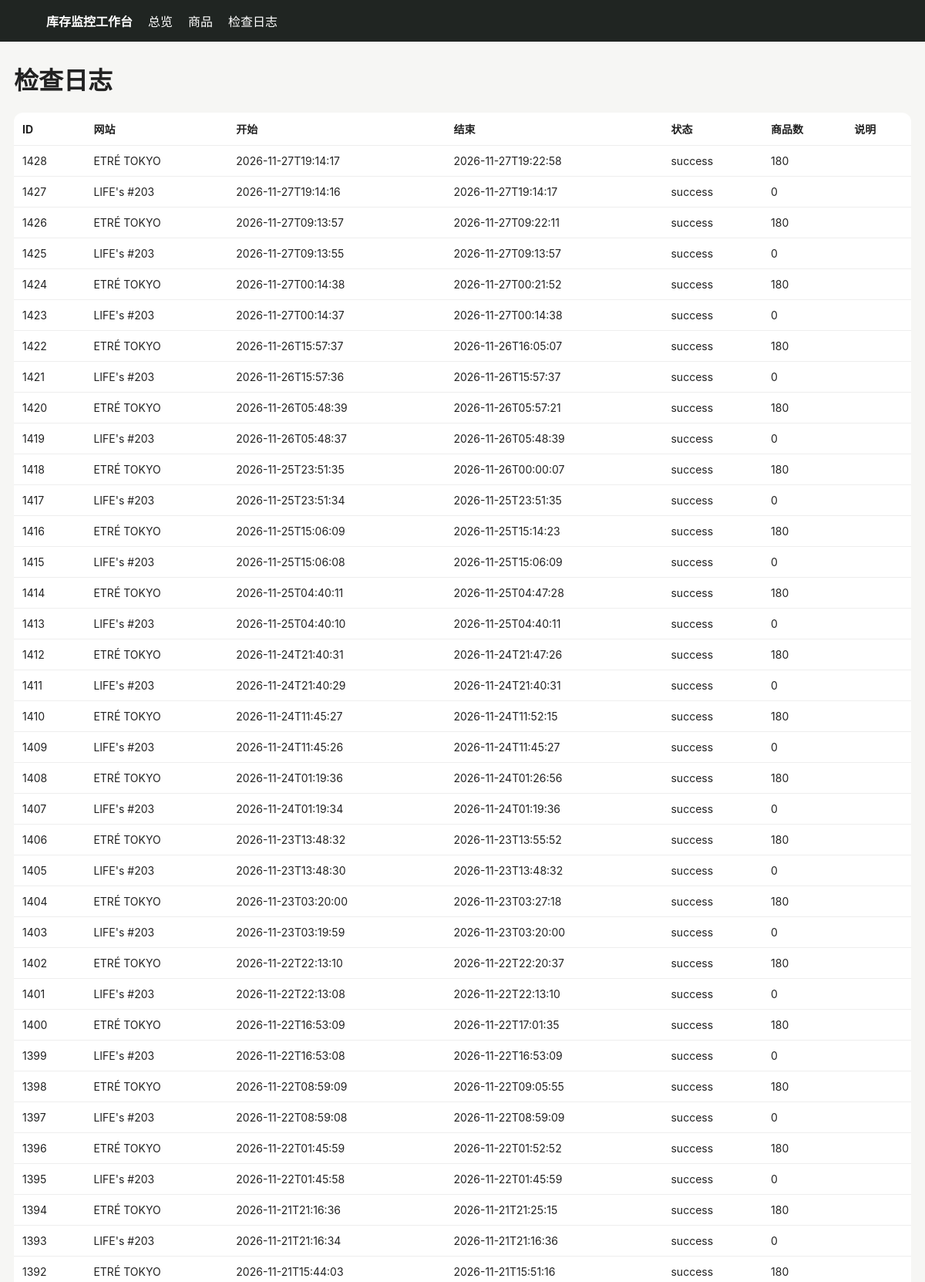
Page /logs (upper part) on the committed database.
### tables this page shows
CREATE TABLE runs (
 id INTEGER PRIMARY KEY AUTOINCREMENT,
 site TEXT NOT NULL,
 started_at TEXT NOT NULL,
 finished_at TEXT,
 status TEXT NOT NULL,
 product_count INTEGER DEFAULT 0,
 message TEXT
);

### app/main.py (the view)
@app.get("/logs")
def logs(request: Request):
    with conn() as c:
        rows=c.execute("SELECT * FROM runs ORDER BY id DESC LIMIT 100").fetchall()
    return templates.TemplateResponse("logs.html", {"request":request,"rows":rows})

### app/templates/logs.html
{% extends "base.html" %}{% block content %}<h1>检查日志</h1><table><tr><th>ID</th><th>网站</th><th>开始</th><th>结束</th><th>状态</th><th>商品数</th><th>说明</th></tr>{% for r in rows %}<tr><td>{{r.id}}</td><td>{{r.site}}</td><td>{{r.started_at}}</td><td>{{r.finished_at}}</td><td>{{r.status}}</td><td>{{r.product_count}}</td><td>{{r.message}}</td></tr>{% endfor %}</table>{% endblock %}

### app/templates/base.html (style rules this page uses)
body { font-family:-apple-system,BlinkMacSystemFont,"Segoe UI",sans-serif;background:#f6f6f4;color:#222;margin:0 }
table { width:100%;border-collapse:collapse;background:#fff;border-radius:12px;overflow:hidden }
th,td { padding:11px;border-bottom:1px solid #eee;text-align:left;font-size:14px }

### rows in the picture
runs: id "1428", site "ETRÉ TOKYO", started_at "2026-11-27T19:14:17", finished_at "2026-11-27T19:22:58", status "success", product_count "180"
runs: id "1427", site "LIFE's #203", started_at "2026-11-27T19:14:16", finished_at "2026-11-27T19:14:17", status "success", product_count "0"
runs: id "1426", site "ETRÉ TOKYO", started_at "2026-11-27T09:13:57", finished_at "2026-11-27T09:22:11", status "success", product_count "180"
runs: id "1425", site "LIFE's #203", started_at "2026-11-27T09:13:55", finished_at "2026-11-27T09:13:57", status "success", product_count "0"
runs: id "1424", site "ETRÉ TOKYO", started_at "2026-11-27T00:14:38", finished_at "2026-11-27T00:21:52", status "success", product_count "180"
runs: id "1423", site "LIFE's #203", started_at "2026-11-27T00:14:37", finished_at "2026-11-27T00:14:38", status "success", product_count "0"
runs: id "1422", site "ETRÉ TOKYO", started_at "2026-11-26T15:57:37", finished_at "2026-11-26T16:05:07", status "success", product_count "180"
runs: id "1421", site "LIFE's #203", started_at "2026-11-26T15:57:36", finished_at "2026-11-26T15:57:37", status "success", product_count "0"
runs: id "1420", site "ETRÉ TOKYO", started_at "2026-11-26T05:48:39", finished_at "2026-11-26T05:57:21", status "success", product_count "180"
runs: id "1419", site "LIFE's #203", started_at "2026-11-26T05:48:37", finished_at "2026-11-26T05:48:39", status "success", product_count "0"
runs: id "1418", site "ETRÉ TOKYO", started_at "2026-11-25T23:51:35", finished_at "2026-11-26T00:00:07", status "success", product_count "180"
runs: id "1417", site "LIFE's #203", started_at "2026-11-25T23:51:34", finished_at "2026-11-25T23:51:35", status "success", product_count "0"
runs: id "1416", site "ETRÉ TOKYO", started_at "2026-11-25T15:06:09", finished_at "2026-11-25T15:14:23", status "success", product_count "180"
runs: id "1415", site "LIFE's #203", started_at "2026-11-25T15:06:08", finished_at "2026-11-25T15:06:09", status "success", product_count "0"
runs: id "1414", site "ETRÉ TOKYO", started_at "2026-11-25T04:40:11", finished_at "2026-11-25T04:47:28", status "success", product_count "180"
runs: id "1413", site "LIFE's #203", started_at "2026-11-25T04:40:10", finished_at "2026-11-25T04:40:11", status "success", product_count "0"
runs: id "1412", site "ETRÉ TOKYO", started_at "2026-11-24T21:40:31", finished_at "2026-11-24T21:47:26", status "success", product_count "180"
runs: id "1411", site "LIFE's #203", started_at "2026-11-24T21:40:29", finished_at "2026-11-24T21:40:31", status "success", product_count "0"
runs: id "1410", site "ETRÉ TOKYO", started_at "2026-11-24T11:45:27", finished_at "2026-11-24T11:52:15", status "success", product_count "180"
runs: id "1409", site "LIFE's #203", started_at "2026-11-24T11:45:26", finished_at "2026-11-24T11:45:27", status "success", product_count "0"
runs: id "1408", site "ETRÉ TOKYO", started_at "2026-11-24T01:19:36", finished_at "2026-11-24T01:26:56", status "success", product_count "180"
runs: id "1407", site "LIFE's #203", started_at "2026-11-24T01:19:34", finished_at "2026-11-24T01:19:36", status "success", product_count "0"
runs: id "1406", site "ETRÉ TOKYO", started_at "2026-11-23T13:48:32", finished_at "2026-11-23T13:55:52", status "success", product_count "180"
runs: id "1405", site "LIFE's #203", started_at "2026-11-23T13:48:30", finished_at "2026-11-23T13:48:32", status "success", product_count "0"
runs: id "1404", site "ETRÉ TOKYO", started_at "2026-11-23T03:20:00", finished_at "2026-11-23T03:27:18", status "success", product_count "180"
runs: id "1403", site "LIFE's #203", started_at "2026-11-23T03:19:59", finished_at "2026-11-23T03:20:00", status "success", product_count "0"
runs: id "1402", site "ETRÉ TOKYO", started_at "2026-11-22T22:13:10", finished_at "2026-11-22T22:20:37", status "success", product_count "180"
runs: id "1401", site "LIFE's #203", started_at "2026-11-22T22:13:08", finished_at "2026-11-22T22:13:10", status "success", product_count "0"
runs: id "1400", site "ETRÉ TOKYO", started_at "2026-11-22T16:53:09", finished_at "2026-11-22T17:01:35", status "success", product_count "180"
runs: id "1399", site "LIFE's #203", started_at "2026-11-22T16:53:08", finished_at "2026-11-22T16:53:09", status "success", product_count "0"
runs: id "1398", site "ETRÉ TOKYO", started_at "2026-11-22T08:59:09", finished_at "2026-11-22T09:05:55", status "success", product_count "180"
runs: id "1397", site "LIFE's #203", started_at "2026-11-22T08:59:08", finished_at "2026-11-22T08:59:09", status "success", product_count "0"
runs: id "1396", site "ETRÉ TOKYO", started_at "2026-11-22T01:45:59", finished_at "2026-11-22T01:52:52", status "success", product_count "180"
runs: id "1395", site "LIFE's #203", started_at "2026-11-22T01:45:58", finished_at "2026-11-22T01:45:59", status "success", product_count "0"
runs: id "1394", site "ETRÉ TOKYO", started_at "2026-11-21T21:16:36", finished_at "2026-11-21T21:25:15", status "success", product_count "180"
runs: id "1393", site "LIFE's #203", started_at "2026-11-21T21:16:34", finished_at "2026-11-21T21:16:36", status "success", product_count "0"
runs: id "1392", site "ETRÉ TOKYO", started_at "2026-11-21T15:44:03", finished_at "2026-11-21T15:51:16", status "success", product_count "180"
